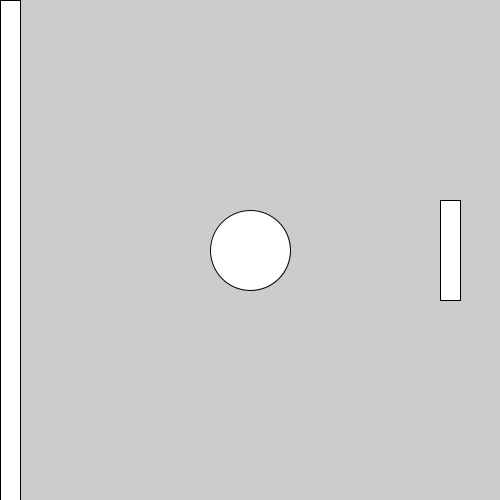
Frame 1 (no input)
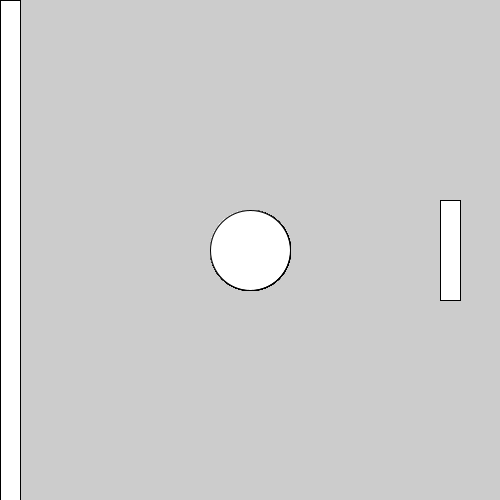
Frame 60 (the mouse pressed at the canvas centre just before this capture)
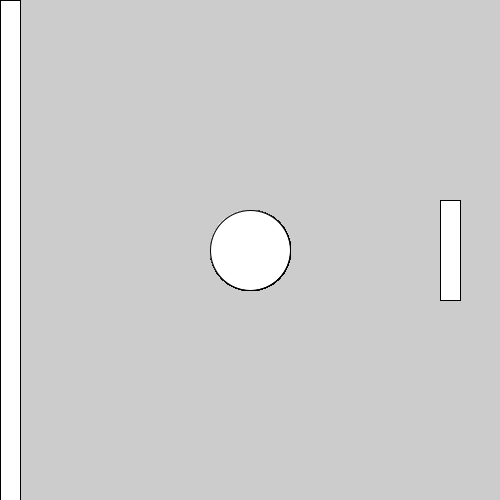
Frame 120 (the mouse held since frame 60 and released just before this capture)

The Processing sketch that drew these frames (run headless with seeded random() and noise(); from frame 60 on, the mouse is pressed at the canvas centre):

// Processing sketch: L4_ex2
// ── L4_ex2.pde

void setup()
  {
  size(500,500); 
  }
void draw()
  {
  rectMode(CENTER);
  //la ligne suivante trace une ellipse de rayon 80
  ellipse(250,250,80,80);
  rect(10,250,20,500);
  rect(450,250,20,100);
  println("toto1");
  }
